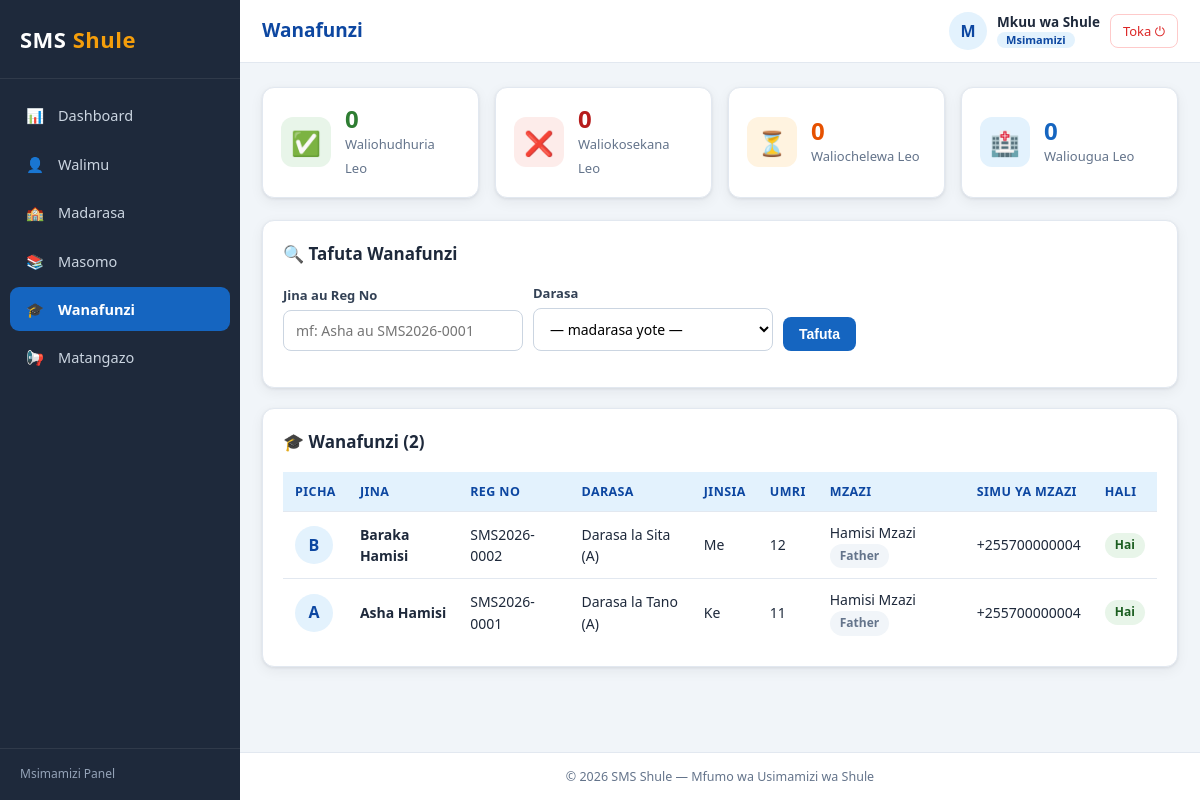
The app's page /admin/students.php (signed in) with its own data.
### tables this page shows
CREATE TABLE IF NOT EXISTS students (
    id INT AUTO_INCREMENT PRIMARY KEY,
    user_id INT DEFAULT NULL,
    parent_id INT NOT NULL,
    reg_no VARCHAR(30) NOT NULL UNIQUE,       
    full_name VARCHAR(120) NOT NULL,
    date_of_birth DATE NOT NULL,
    age INT NOT NULL DEFAULT 0,
    gender ENUM('male','female') NOT NULL,
    class_id INT NOT NULL,
    photo VARCHAR(255) DEFAULT NULL,
    admission_date DATE DEFAULT NULL,
    status ENUM('active','graduated','transferred') NOT NULL DEFAULT 'active',
    CONSTRAINT fk_students_user FOREIGN KEY (user_id) REFERENCES users(id) ON DELETE SET NULL,
    CONSTRAINT fk_students_parent FOREIGN KEY (parent_id) REFERENCES parents(id) ON DELETE CASCADE,
    CONSTRAINT fk_students_class FOREIGN KEY (class_id) REFERENCES classes(id) ON DELETE CASCADE
);

CREATE TABLE IF NOT EXISTS classes (
    id INT AUTO_INCREMENT PRIMARY KEY,
    name VARCHAR(60) NOT NULL,                
    level ENUM('primary','secondary') NOT NULL DEFAULT 'primary',
    stream VARCHAR(20) DEFAULT NULL,          
    class_teacher_id INT DEFAULT NULL,
    UNIQUE KEY uq_class (name, stream),
    CONSTRAINT fk_classes_teacher FOREIGN KEY (class_teacher_id) REFERENCES teachers(id) ON DELETE SET NULL
);

CREATE TABLE IF NOT EXISTS users (
    id INT AUTO_INCREMENT PRIMARY KEY,
    full_name VARCHAR(120) NOT NULL,
    email VARCHAR(120) NOT NULL UNIQUE,
    password VARCHAR(255) NOT NULL,           
    role ENUM('admin','teacher','parent','student') NOT NULL DEFAULT 'parent',
    phone VARCHAR(20) DEFAULT NULL,
    photo VARCHAR(255) DEFAULT NULL,          
    status ENUM('active','inactive') NOT NULL DEFAULT 'active',
    created_at TIMESTAMP DEFAULT CURRENT_TIMESTAMP
);

CREATE TABLE IF NOT EXISTS parents (
    id INT AUTO_INCREMENT PRIMARY KEY,
    user_id INT NOT NULL,
    relationship ENUM('father','mother','guardian') NOT NULL DEFAULT 'guardian',
    occupation VARCHAR(100) DEFAULT NULL,
    address VARCHAR(255) DEFAULT NULL,
    region VARCHAR(80) DEFAULT NULL,
    CONSTRAINT fk_parents_user FOREIGN KEY (user_id) REFERENCES users(id) ON DELETE CASCADE
);

### config/db.php (called while the page is built, shortened)
<?php
function e(?string $value): string {
    return htmlspecialchars((string)$value, ENT_QUOTES, 'UTF-8');
}

### admin/students.php (the view, shortened to what this page needs)
<?php
require_once __DIR__ . '/../includes/auth.php';
$q        = trim($_GET['q'] ?? '');
$sql = "SELECT s.*, c.name AS class_name, c.stream,
               u.full_name AS parent_name, u.phone AS parent_phone, p.relationship
        FROM students s
        JOIN classes c ON c.id = s.class_id
        JOIN parents p ON p.id = s.parent_id
        JOIN users u   ON u.id = p.user_id
        WHERE 1 = 1";
$params = [];
$sql .= ' ORDER BY c.name, s.full_name';
$stmt = $pdo->prepare($sql);
$stmt->execute($params);
$students = $stmt->fetchAll();
$today_stats = [];
require_once __DIR__ . '/../includes/header.php';
?>
<div class="stats-grid">
  <div class="stat-card stat-green">
    <div class="stat-icon">&#9989;</div>
    <div><h3><?= $today_stats['present'] ?? 0 ?></h3><span>Waliohudhuria Leo</span></div>
  </div>
  <div class="stat-card stat-red">
    <div class="stat-icon">&#10060;</div>
    <div><h3><?= $today_stats['absent'] ?? 0 ?></h3><span>Waliokosekana Leo</span></div>
  </div>
  <div class="stat-card stat-orange">
    <div class="stat-icon">&#9203;</div>
    <div><h3><?= $today_stats['late'] ?? 0 ?></h3><span>Waliochelewa Leo</span></div>
  </div>
  <div class="stat-card stat-blue">
    <div class="stat-icon">&#127973;</div>
    <div><h3><?= $today_stats['sick'] ?? 0 ?></h3><span>Waliougua Leo</span></div>
  </div>
</div>
<div class="card">
  <div class="card-header"><h2>&#128269; Tafuta Wanafunzi</h2></div>
  <form method="GET" action="">
    <div class="filter-bar">
      <div class="form-group">
        <label>Jina au Reg No</label>
        <input type="text" name="q" value="<?= e($q) ?>" placeholder="mf: Asha au SMS2026-0001">
      </div>
      <div class="form-group">
        <label>Darasa</label>
        <select name="class_id">
          <option value="">— madarasa yote —</option>
        </select>
      </div>
      <button type="submit" class="btn">Tafuta</button>
    </div>
  </form>
</div>
<div class="card">
  <div class="card-header"><h2>&#127891; Wanafunzi (<?= count($students) ?>)</h2></div>
  <div class="table-wrap">
    <table class="data">
      <thead>
        <tr><th>Picha</th><th>Jina</th><th>Reg No</th><th>Darasa</th><th>Jinsia</th><th>Umri</th><th>Mzazi</th><th>Simu ya Mzazi</th><th>Hali</th></tr>
      </thead>
      <tbody>
        <?php if (!$students): ?>
          <tr><td colspan="9"><div class="empty-state"><div class="icon">&#127891;</div>Hakuna mwanafunzi aliyepatikana.</div></td></tr>
        <?php else: foreach ($students as $s): ?>
          <tr>
            <td>
              <?php if ($s['photo']): ?>
                <img class="avatar" src="<?= url('/' . ltrim($s['photo'], '/')) ?>" alt="<?= e($s['full_name']) ?>">
              <?php else: ?>
                <span class="avatar avatar-initials"><?= e(mb_strtoupper(mb_substr($s['full_name'], 0, 1))) ?></span>
              <?php endif; ?>
            </td>
            <td><strong><?= e($s['full_name']) ?></strong></td>
            <td><?= e($s['reg_no']) ?></td>
            <td><?= e($s['class_name']) ?><?= $s['stream'] ? ' (' . e($s['stream']) . ')' : '' ?></td>
            <td><?= $s['gender'] === 'male' ? 'Me' : 'Ke' ?></td>
            <td><?= (int)$s['age'] ?></td>
            <td><?= e($s['parent_name']) ?> <span class="badge badge-muted"><?= e(ucfirst($s['relationship'])) ?></span></td>
            <td><?= e($s['parent_phone']) ?></td>
            <td>
              <?php if ($s['status'] === 'active'): ?>
                <span class="badge att-present">Hai</span>
              <?php elseif ($s['status'] === 'graduated'): ?>
                <span class="badge badge-info">Amemaliza</span>
              <?php else: ?>
                <span class="badge badge-muted">Amehamia</span>
              <?php endif; ?>
            </td>
          </tr>
        <?php endforeach; endif; ?>
      </tbody>
    </table>
  </div>
</div>
<?php require_once __DIR__ . '/../includes/footer.php'; ?>

### assets/css/style.css (style rules this page uses)
:root { --primary: #1565c0; --primary-dark: #0d47a1; --primary-light: #e3f2fd; --sidebar-bg: #1e293b; --sidebar-txt: #cbd5e1; --bg: #f1f5f9; --card: #ffffff; --text: #1e293b; --muted: #64748b; --border: #e2e8f0; --danger: #dc2626; --success: #16a34a; --radius: 12px; --shadow: 0 1px 3px rgba(15,23,42,.08), 0 4px 14px rgba(15,23,42,.06); }
body.role-admin { --primary:#1565c0; --primary-dark:#0d47a1; --primary-light:#e3f2fd; }
* { margin:0; padding:0; box-sizing:border-box; }
body { font-family:'Segoe UI', Tahoma, Geneva, Verdana, sans-serif; background:var(--bg); color:var(--text); font-size:15px; line-height:1.55; }
.avatar { width:38px; height:38px; border-radius:50%; object-fit:cover; }
.avatar-initials { display:inline-flex; align-items:center; justify-content:center; background:var(--primary-light); color:var(--primary-dark); font-weight:700; font-size:16px; }
.card { background:var(--card); border:1px solid var(--border); border-radius:var(--radius); box-shadow:var(--shadow); padding:20px; margin-bottom:20px; }
.card-header { display:flex; align-items:center; justify-content:space-between; gap:10px; flex-wrap:wrap; margin-bottom:16px; }
.card-header h2 { font-size:17px; }
.stats-grid { display:grid; grid-template-columns:repeat(auto-fit, minmax(200px, 1fr)); gap:16px; margin-bottom:22px; }
.stat-card { background:var(--card); border:1px solid var(--border); border-radius:var(--radius); box-shadow:var(--shadow); padding:18px; display:flex; align-items:center; gap:14px; }
.stat-icon { width:50px; height:50px; flex:none; border-radius:12px; display:flex; align-items:center; justify-content:center; font-size:24px; }
.stat-card h3 { font-size:24px; line-height:1.1; }
.stat-card span { color:var(--muted); font-size:13px; }
.stat-blue .stat-icon { background:#e3f2fd; }
.stat-blue h3 { color:#1565c0; }
.stat-green .stat-icon { background:#e8f5e9; }
.stat-green h3 { color:#2e7d32; }
.stat-orange .stat-icon { background:#fff3e0; }
.stat-orange h3 { color:#e65100; }
.stat-red .stat-icon { background:#fdecea; }
.stat-red h3 { color:#b71c1c; }
.table-wrap { overflow-x:auto; }
table.data { width:100%; border-collapse:collapse; font-size:14px; }
table.data th { text-align:left; padding:10px 12px; background:var(--primary-light); color:var(--primary-dark); font-size:12.5px; text-transform:uppercase; letter-spacing:.4px; white-space:nowrap; }
table.data td { padding:10px 12px; border-top:1px solid var(--border); }
.btn { display:inline-block; padding:9px 16px; border:0; border-radius:8px; font-size:14px; font-weight:600; background:var(--primary); color:#fff; cursor:pointer; }
.form-group { display:flex; flex-direction:column; }
label { font-size:13px; font-weight:600; color:#334155; margin-bottom:5px; }
input, select, textarea { width:100%; padding:10px 12px; border:1px solid #cbd5e1; border-radius:8px; font-size:14px; font-family:inherit; background:#fff; }
.badge { display:inline-block; padding:3px 10px; border-radius:20px; font-size:12px; font-weight:700; }
.att-present { background:#e8f5e9; color:#1b5e20; }
.badge-muted { background:#f1f5f9; color:var(--muted); }
.filter-bar { display:flex; gap:10px; flex-wrap:wrap; align-items:flex-end; margin-bottom:16px; }
.filter-bar .form-group { min-width:160px; flex:1; max-width:240px; }

### records on screen
students: full_name "B", full_name "Baraka Hamisi", reg_no "SMS2026-0002", class.name "Darasa la Sita", class.stream "A", gender "Me", age "12", users.full_name "Hamisi Mzazi", parent.relationship "Father", users.phone "+255700000004", status "Hai"
students: full_name "A", full_name "Asha Hamisi", reg_no "SMS2026-0001", class.name "Darasa la Tano", class.stream "A", gender "Ke", age "11", users.full_name "Hamisi Mzazi", parent.relationship "Father", users.phone "+255700000004", status "Hai"

### other values on screen
$icon "📊"
$label "Dashboard"
$icon "👤"
$label "Walimu"
$icon "🏫"
$label "Madarasa"
$icon "📚"
$label "Masomo"
$icon "🎓"
$label "Wanafunzi"
$icon "📢"
$label "Matangazo"
$panel_names[$role] "Msimamizi Panel"
$page_title "Wanafunzi"
mb_strtoupper(mb_substr($user['full_name'], 0, 1)) "M"
